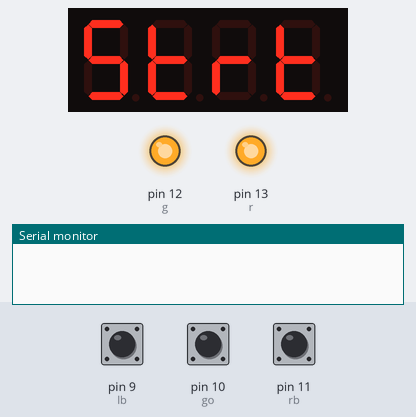
Simulated run of this sketch. Board: Arduino Uno, built with avr-gcc and run on an emulated ATmega328P. Parts: 4-digit seven-segment display, output pins drawn as LEDs (lit = HIGH), the last lines printed to the serial monitor. Inputs (shaded band) come from the test bench; at power-on: pin 10 (go) HIGH, pin 9 (lb) HIGH, pin 11 (rb) HIGH. Random numbers use the default seed unless the sketch sets one.

Above: at 0.1 s.
2.3 s: pin 10 (go) pulled LOW for 0.15 s
At 3.4 s:
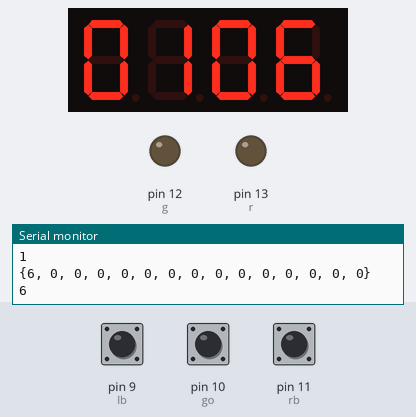
3.9 s: pin 9 (lb) pulled LOW for 0.15 s
At 5.1 s:
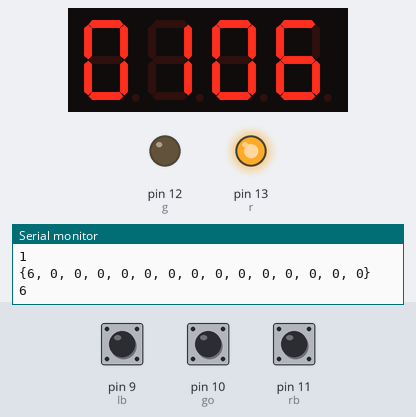
5.5 s: pin 10 (go) pulled LOW for 1 s
At 6.3 s:
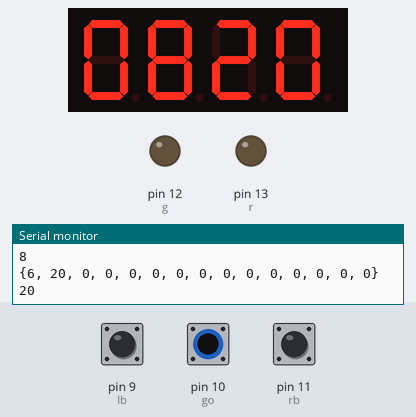
8.0 s: pin 9 (lb) pulled LOW for 1 s
At 8.3 s:
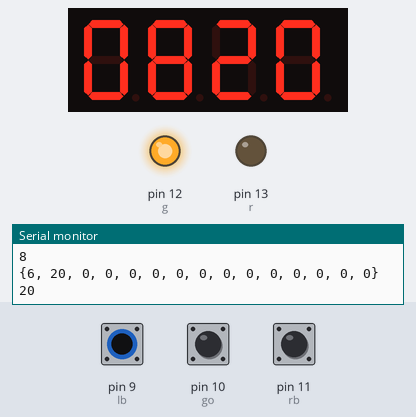
10.5 s: pin 10 (go) pulled LOW for 0.15 s
At 12.8 s:
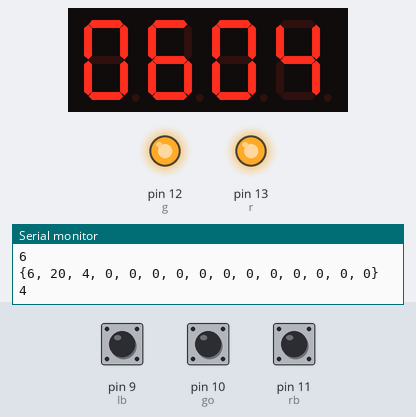
Timing chart, 0 to 14.1 s (numbered marks = the images above; inputs shaded):
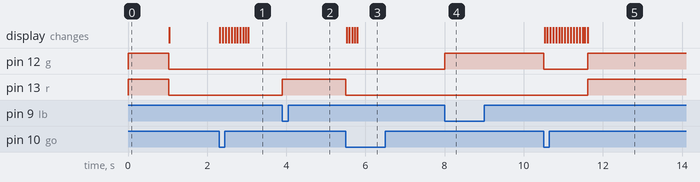

Measured:
- after the input at 2.3 s, the display: first changes at once (image 1 shows a later state)
- after the input at 3.9 s, pin 13 (r): LOW → HIGH at once
- after the input at 5.5 s, pin 13 (r): HIGH → LOW at once; the display: first changes at once (image 3 shows a later state)
- after the input at 8.0 s, pin 12 (g): LOW → HIGH at once
- after the input at 10.5 s, pin 12 (g): HIGH → LOW at once, → HIGH 1.1 s later; pin 13 (r): LOW → HIGH after 1.1 s; the display: first changes at once (image 5 shows a later state)

The sketch:

eid.ino
```cpp
#include "TM1637.h"
#define lb  9
#define rb  11
#define r   13
#define g   12
#define go  10
#define di0 3
#define clk 2

TM1637 dis(clk,di0);

int a[]={2, 3, 2, 3, 2, 1, 3, 3, 3, 3, 3, 3, 3, 3, 2, 3, 3, 3, 1, 2, 3, 3, 3, 3, 3, 3, 3, 3, 3, 3 };

void setup() {
  // put your setup code here, to run once:
  pinMode(go,INPUT_PULLUP);
  pinMode(lb,INPUT_PULLUP);
  pinMode(rb,INPUT_PULLUP);
  pinMode(r,OUTPUT);
  pinMode(g,OUTPUT);
  Serial.begin(9600);
  dis.set(BRIGHT_TYPICAL);
  dis.init();

  digitalWrite(r,1);
  digitalWrite(g,1);
  dis.displayStr("STRT");
  delay(1000);
  digitalWrite(r,0);
  digitalWrite(g,0);
  dis.clearDisplay();


}
int x=0,xQ=0,head=0,headQ=0;
int q[]=  {0,0,0,0,0,0,0,0,0,0,0,0,0,0,0};
int q2[]= {0,0,0,0,0,0,0,0,0,0,0,0,0,0,0};
bool Chosen=true,ChosenQ=true;
void loop() {

  // put your main code here, to run repeatedly:
  if(!digitalRead(go)){

    if(head>=sizeof(q)/2){
      dis.displayStr("REST");
      Serial.println("reset");
      for(int i=0;i<sizeof(q)/2;i++)
        q[i]=0;
      head=0;

      Serial.print("{");
      Serial.print(q[0]);
      for(int i=1;i<sizeof(q)/2;i++){
        Serial.print(", ");
        Serial.print(q[i]);
      }
      Serial.println("}");
    }

    if(headQ>=sizeof(q2)/2){
      Serial.println("reset");
      for(int i=0;i<sizeof(q2)/2;i++)
        q2[i]=0;
      headQ=0;

      Serial.print("{");
      Serial.print(q2[0]);
      for(int i=1;i<sizeof(q2)/2;i++){
        Serial.print(", ");
        Serial.print(q2[i]);
      }
      Serial.println("}");
      digitalWrite(r,1);
      digitalWrite(g,1);
      delay(1000);
      digitalWrite(r,0);
      digitalWrite(g,0);
    }

    digitalWrite(g,0);
    digitalWrite(r,0);

    for(int i=0;i<random(100);i++){
      dis.display(3,i%10);
      dis.display(2,i%10);
      dis.display(1,i%10);
      dis.display(0,i%10);
      delay(50);
    }
      dis.clearDisplay();
    while(Chosen){
      x=random(1,sizeof(q)/2+1);
      bool tmp=true;
      for(int i=0;i<sizeof(q)/2;i++){
        if(q[i]==x){
          Chosen=true;
          break;
        }
        if(i==sizeof(q)/2-1)
        Chosen=false;
      }
    }
    Chosen=true;
    q[head++]=x;
    Serial.print("{");
    Serial.print(q[0]);
    for(int i=1;i<sizeof(q)/2;i++){
      Serial.print(", ");
      Serial.print(q[i]);
    }
    Serial.println("}");

    Serial.println(x);


    while(ChosenQ){
      xQ=random(1,sizeof(a)/2+1);
      bool tmp=true;
      for(int i=0;i<sizeof(q2)/2;i++){
        if(q2[i]==xQ){
          ChosenQ=true;
          break;
        }
        if(i==sizeof(q2)/2-1)
        ChosenQ=false;
      }
    }
    ChosenQ=true;
    q2[headQ++]=xQ;
    Serial.print("{");
    Serial.print(q2[0]);
    for(int i=1;i<sizeof(q2)/2;i++){
      Serial.print(", ");
      Serial.print(q2[i]);
    }
    Serial.println("}");

    Serial.println(xQ);


    dis.display(3,xQ%10);
    dis.display(2,xQ/10);
    dis.display(1,x%10);
    dis.display(0,x/10);

    while(!digitalRead(go))
      delay(10);

    while(!digitalRead(go)){
      delay(1);
    }
    if(a[xQ-1]==3){
       digitalWrite(g,1);
       digitalWrite(r,1);
       while(digitalRead(go)){
        delay(100);
       }
    }
    else{
    while(true){
      byte answer=!digitalRead(lb)<<1|!digitalRead(rb);
      if(answer!=0){
        if(answer==a[xQ-1])
          digitalWrite(g,1);
        else
          digitalWrite(r,1);

        break;
      }
    }
    }

  }

}
```
